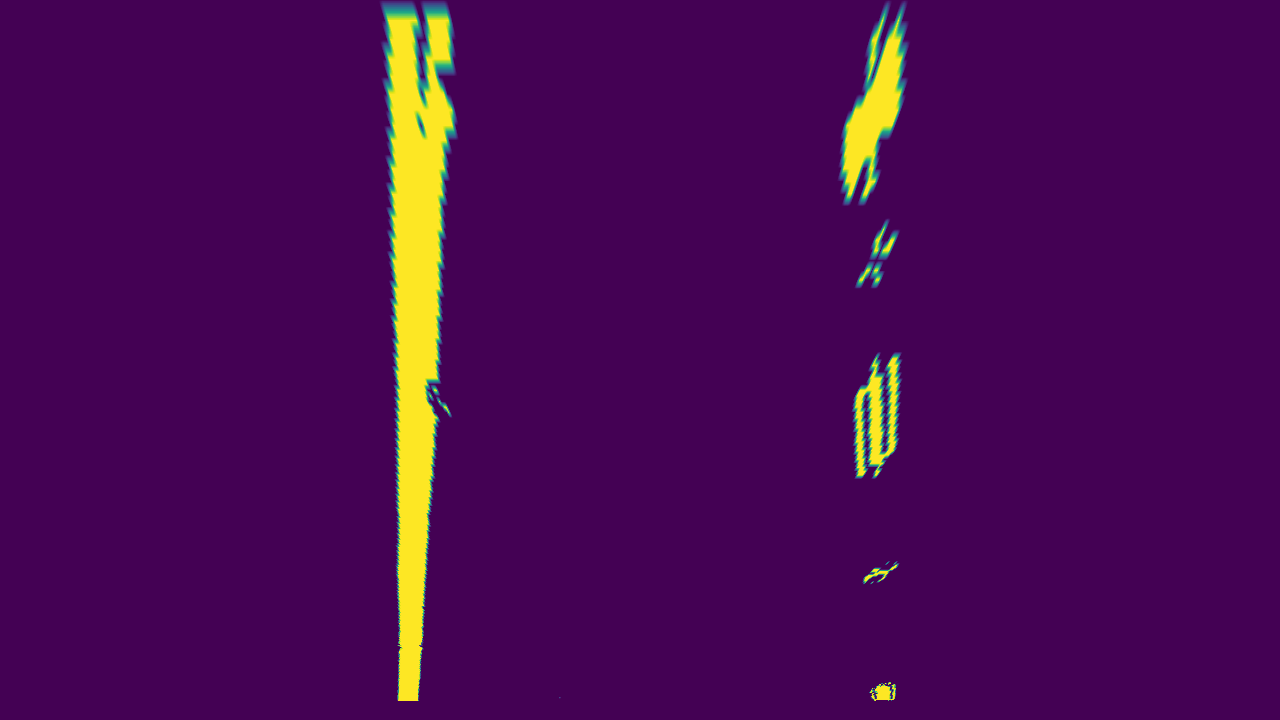
#> input picture output_images/straight_lines1.jpg, 1280 x 720 px
$ jupyter execute --allow-errors test_lane_finder_2.ipynb   (shell and % lines are left out)
#> lines starting #> are read from the running program, lines starting #| are printed output that depends on the picture
### lane_finder/lanefinder.py
import numpy as np
import matplotlib.pyplot as plt
import cv2

class Lanefinder:
    def __init__(self):
        print ("Initializing image processor ..")
        print ("Default value of sliding window have been set")
        print ("window_width = 50")
        print ("window_height = 80")
        print ("margin = 100")
        print ("minimum peak for centroid = 15")
        self.window_width = 50
        self.window_height = 80
        self.margin = 100
        self.min_peak = 15
        print ("Done ...")


    # [4 lines left out: function set_sliding_windows, not called in this run]

    def find_lane_segments(self, image):
        # return value
        left_centroids = []
        right_centroids = []
        # Kernel
        window = np.ones(self.window_width)
        conv_mode = "same"
        # Offset: When finding centroids, the centroid is the starting point on the right side
        #         of the lane mark
        offset = 10


        #Start from bottom
        # Calculate histogram of bottom 1/4 sliced image for initial position
        l_sum = np.sum(image[int(3*image.shape[0]/4):,:int(image.shape[1]/2)], axis=0)
        l_center = np.argmax(np.convolve(window,l_sum,mode=conv_mode))
        r_sum = np.sum(image[int(3*image.shape[0]/4):,int(image.shape[1]/2):], axis=0)
        r_center = np.argmax(np.convolve(window,r_sum,mode=conv_mode))+int(image.shape[1]/2)

        # Go through each layer looking for max pixel locations
        for level in range(0,(int)(image.shape[0]/self.window_height)):
            # convolve the window into the vertical slice of the image
            image_layer = np.sum(image[int(image.shape[0]-(level+1)*self.window_height):\
                                       int(image.shape[0]-level*self.window_height),:], axis=0)
            conv_signal = np.convolve(window, image_layer,mode=conv_mode)
            # Find the best left centroid by using past left center as a reference
            l_min_index = int(max(l_center-self.margin,0))
            l_max_index = int(min(l_center+self.margin,image.shape[1]))
            l_center_temp = np.argmax(conv_signal[l_min_index:l_max_index])+l_min_index
            if conv_signal[l_center_temp]>self.min_peak:
                l_center = l_center_temp
            # Find the best right centroid by using past right center as a reference
            r_min_index = int(max(r_center-self.margin,0))
            r_max_index = int(min(r_center+self.margin,image.shape[1]))
            r_center_temp = np.argmax(conv_signal[r_min_index:r_max_index])+r_min_index
            if conv_signal[r_center_temp]>self.min_peak:
                r_center = r_center_temp
            # Add what we found for that layer
            y_center = int(image.shape[0]-level*self.window_height)
            left_centroids.append((l_center+offset,y_center))
            right_centroids.append((r_center+offset,y_center))
        return left_centroids, right_centroids


    # [6 lines left out: function fit_curve, not called in this run]


### lane_finder/test_lane_finder_2.ipynb
[cell 1]
import numpy as np
import matplotlib.pyplot as plt
import matplotlib.image as mpimg
import glob
import cv2
from lanefinder import Lanefinder

[cell 2]
# Read in a thresholded image
image = mpimg.imread('../output_images/straight_lines1.jpg')
#> image is the input picture: shape (720, 1280, 4) float32; mean R, G, B, A 0.29, 0.0422, 0.326, 1
warped=image[:,:,1]
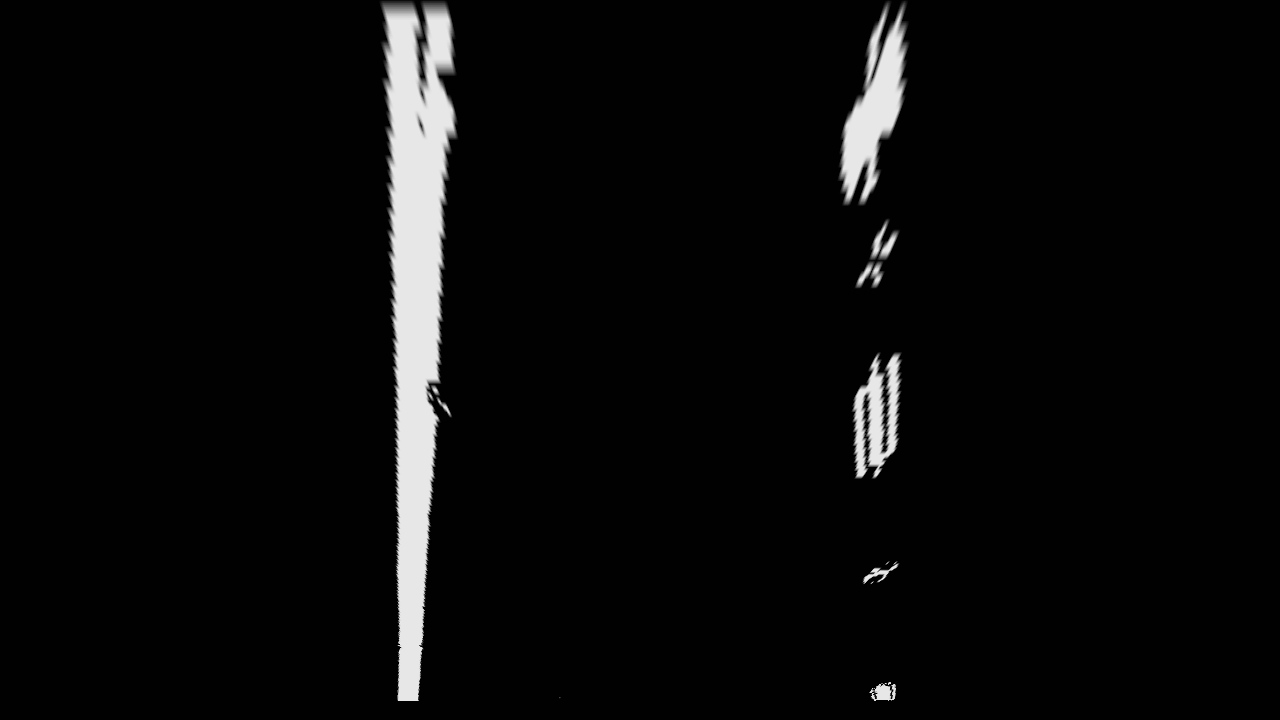
#> warped: shape (720, 1280) float32; min 0.00392, max 0.906, mean 0.0422
plt.imshow(warped, cmap="gray")

[cell 3]
lanefinder = Lanefinder()

[cell 4]
window_centroids = lanefinder.find_lane_segments(warped)
#> in find_lane_segments, `l_sum = np.sum(image[int(3*image.shape[0]/4):,:int(image.shape[1]/2)],..`: l_sum = 640 values, max 145.9 at index 403, min 0.706 at index 0, mean 6.36
#> in find_lane_segments, `l_center = np.argmax(np.convolve(window,l_sum,mode=conv_mode))`: l_center = 405
#> in find_lane_segments, `r_sum = np.sum(image[int(3*image.shape[0]/4):,int(image.shape[1]/2):],..`: r_sum = 640 values, max 21.99 at index 243, min 0.706 at index 0, mean 1.4
#> in find_lane_segments, `r_center = np.argmax(np.convolve(window,r_sum,mode=conv_mode))+int(ima..`: r_center = 875
#> the loop in find_lane_segments, `for level in range(0,(int)(image.shape[0]/self.window_height)):` made 9 passes
#> (l_min_index, l_max_index, l_center_temp, l_center, r_min_index, r_max_index, r_center_temp, r_center) on passes 1 to 9: (305, 505, 399, 399, 775, 975, 872, 872), (299, 499, 404, 404, 772, 972, 875, 875), (304, 504, 410, 410, 775, 975, 775, 775), (310, 510, 420, 420, 675, 875, 874, 874), (320, 520, 417, 417, 774, 974, 878, 878), (317, 517, 417, 417, 778, 978, 871, 871), (317, 517, 417, 417, 771, 971, 864, 864), (317, 517, 418, 418, 764, 964, 872, 872), (318, 518, 415, 415, 772, 972, 886, 886)
#> after the loop in find_lane_segments, `for level in range(0,(int)(image.shape[0]/self.window_height)):`: left_centroids = [(409, 720), (414, 640), (420, 560), (430, 480), (427, 400), (427, 320), (427, 240), (428, 160), (425, 80)]; right_centroids = [(882, 720), (885, 640), (785, 560), (884, 480), (888, 400), (881, 320), (874, 240), (882, 160), (896, 80)]
#> window_centroids = ([(409, 720), (414, 640), (420, 560), (430, 480), (427, 400), (427, 320), (427, 240), (428, 160), (425, 80)], [(882, 720), (885, 640), (785, 560), (884, 480), (888, 400), (881, 320), (874, 240), (882, 160), (896, 80)])
print (window_centroids)
#| ([(409, 720), (414, 640), (420, 560), (430, 480), (427, 400), (427, 320), (427, 240), (428, 160), (425, 80)], [(882, 720), (885, 640), (785, 560), (884, 480), (888, 400), (881, 320), (874, 240), (882, 160), (896, 80)])

[cell 5]
def window_mask(width, height, img_ref, center,level):
    output = np.zeros_like(img_ref)
    output[int(img_ref.shape[0]-(level+1)*height):int(img_ref.shape[0]-level*height),max(0,int(center-width/2)):min(int(center+width/2),img_ref.shape[1])] = 1
    return output
# If we found any window centers
#> (the rest of this cell did not finish here and is left out)

[cell 6]
pt1 = window_centroids[0]
#> pt1 has the same summary as left_centroids in find_lane_segments
pt2 = window_centroids[1]
#> pt2 has the same summary as right_centroids in find_lane_segments
cv2.line(image, (404, 874), (398, 871), color=[255,0,0], thickness=10)
plt.imshow(image)


$ run again, with output_images/test1.jpg copied over output_images/straight_lines1.jpg
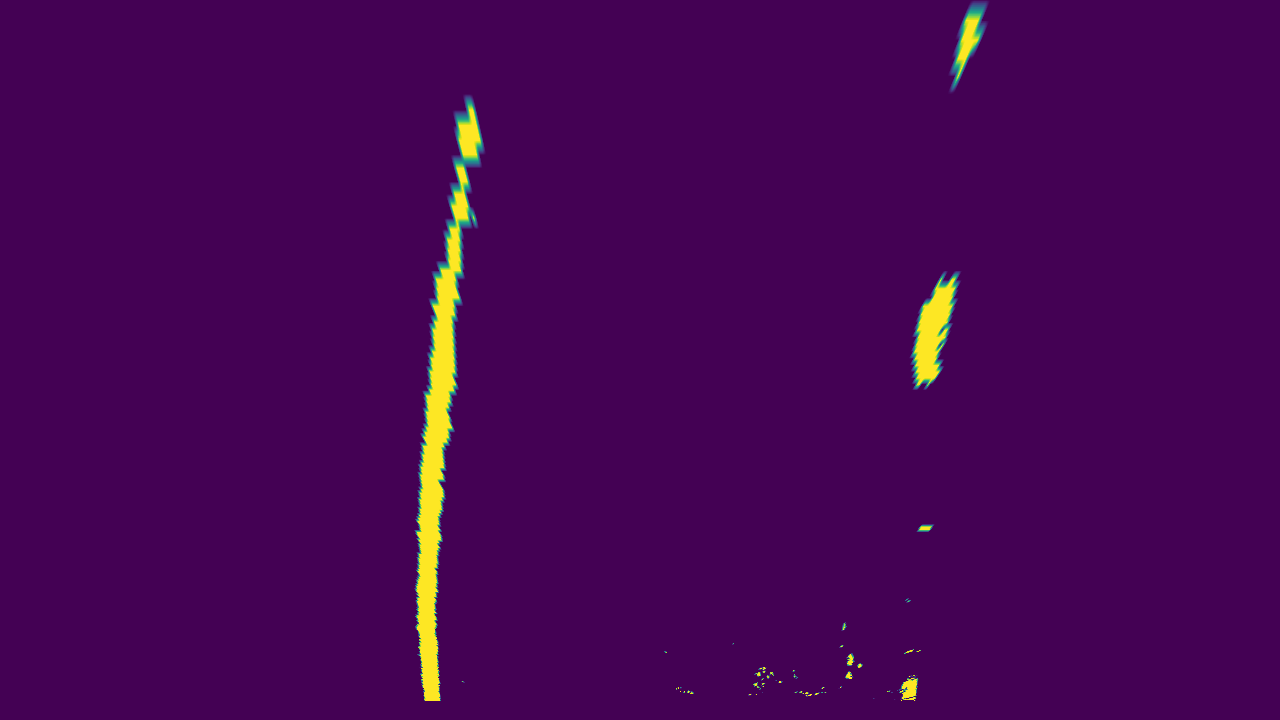
#> input picture output_images/test1.jpg, 1280 x 720 px
#> image is the input picture: shape (720, 1280, 4) float32; mean R, G, B, A 0.275, 0.0203, 0.329, 1
#> `warped=image[:,:,1]`:
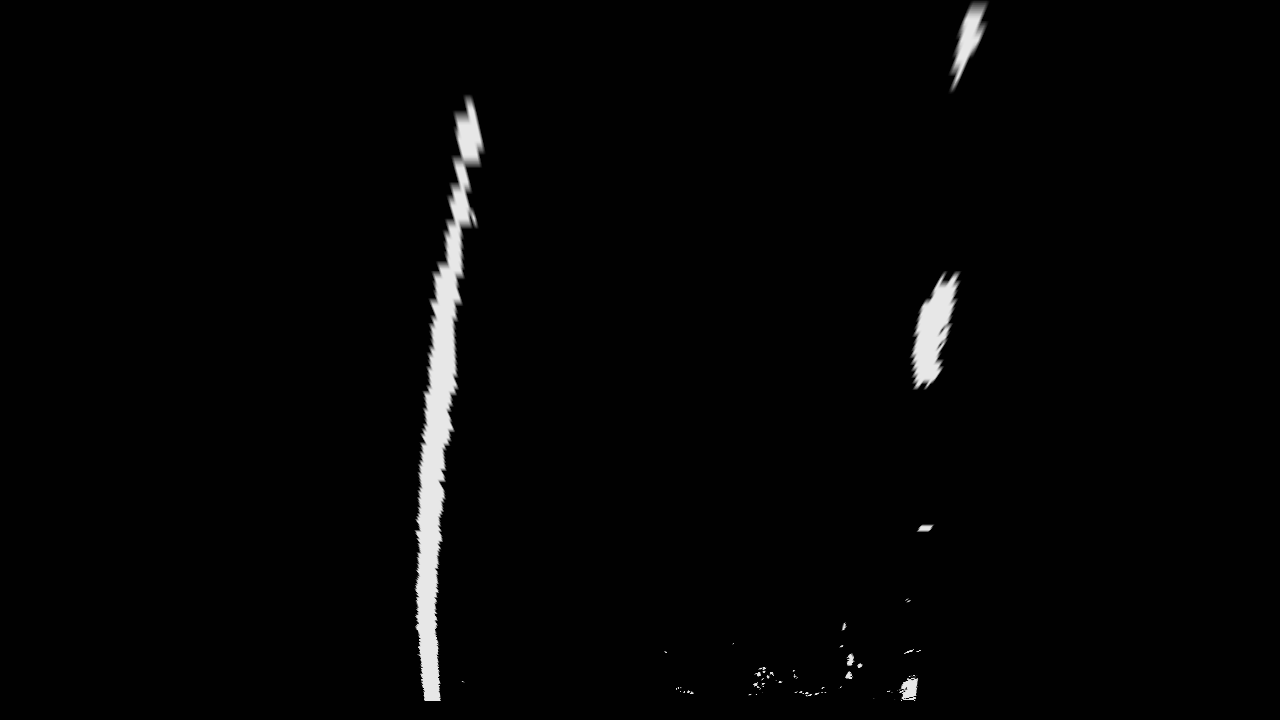
#> warped: shape (720, 1280) float32; min 0.00392, max 0.906, mean 0.0203
#> l_sum = 640 values, max 145.9 at index 426, min 0.706 at index 0, mean 4.92
#> in find_lane_segments, `l_center = np.argmax(np.convolve(window,l_sum,mode=conv_mode))`: l_center = 439
#> r_sum = 640 values, max 22.49 at index 268, min 0.706 at index 0, mean 1.55
#> in find_lane_segments, `r_center = np.argmax(np.convolve(window,r_sum,mode=conv_mode))+int(ima..`: r_center = 896
#> the loop in find_lane_segments, `for level in range(0,(int)(image.shape[0]/self.window_height)):` made 9 passes
#> (l_min_index, l_max_index, l_center_temp, l_center, r_min_index, r_max_index, r_center_temp, r_center) on passes 1 to 8: (339, 539, 440, 440, 796, 996, 896, 896), (340, 540, 415, 415, 796, 996, 822, 822), (315, 515, 422, 422, 722, 922, 910, 910), (322, 522, 431, 431, 810, 1010, 810, 810), (331, 531, 435, 435, 710, 910, 909, 909), (335, 535, 441, 441, 809, 1009, 937, 937), (341, 541, 458, 458, 837, 1037, 837, 837), (358, 558, 461, 461, 737, 937, 935, 935)
#> after the loop in find_lane_segments, `for level in range(0,(int)(image.shape[0]/self.window_height)):`: left_centroids = [(450, 720), (425, 640), (432, 560), (441, 480), (445, 400), (451, 320), (468, 240), (471, 160), (371, 80)]; right_centroids = [(906, 720), (832, 640), (920, 560), (820, 480), (919, 400), (947, 320), (847, 240), (945, 160), (975, 80)]
#> window_centroids = ([(450, 720), (425, 640), (432, 560), (441, 480), (445, 400), (451, 320), (468, 240), (471, 160), (371, 80)], [(906, 720), (832, 640), (920, 560), (820, 480), (919, 400), (947, 320), (847, 240), (945, 160), (975, 80)])
#| ([(450, 720), (425, 640), (432, 560), (441, 480), (445, 400), (451, 320), (468, 240), (471, 160), (371, 80)], [(906, 720), (832, 640), (920, 560), (820, 480), (919, 400), (947, 320), (847, 240), (945, 160), (975, 80)])
#> pt1 has the same summary as left_centroids in find_lane_segments
#> pt2 has the same summary as right_centroids in find_lane_segments

$ run again, with output_images/test2.jpg copied over output_images/straight_lines1.jpg
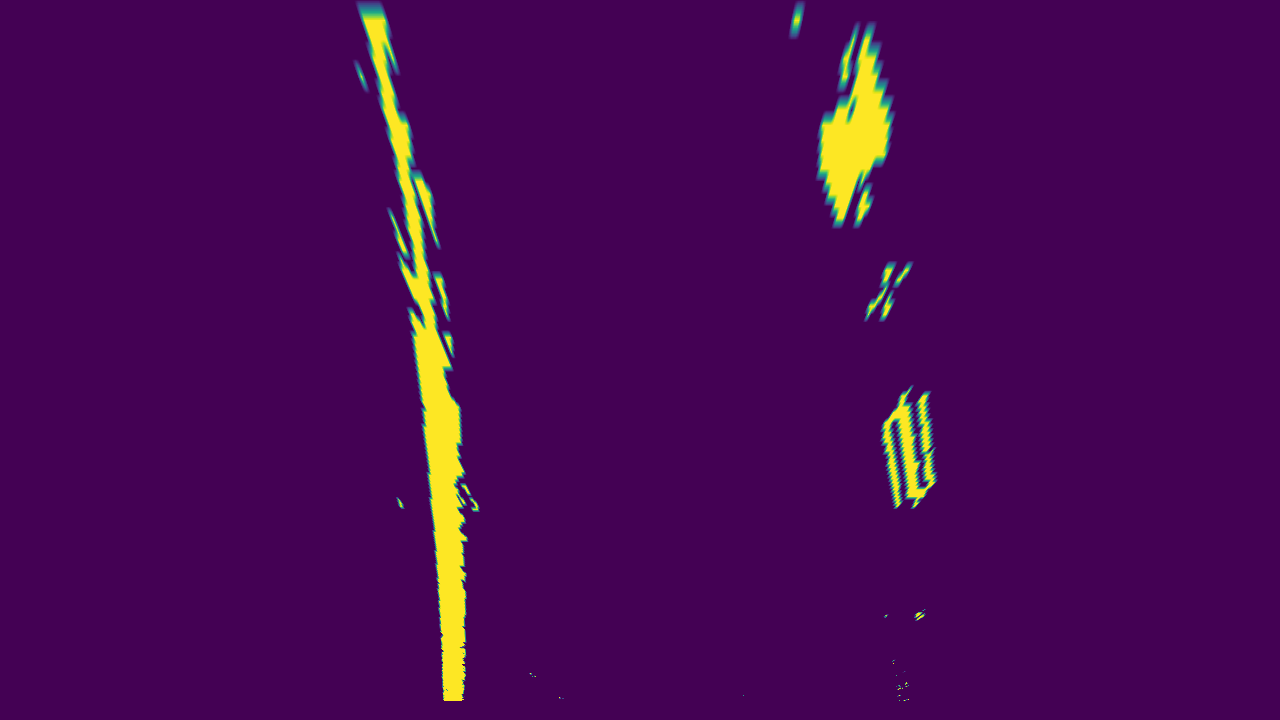
#> input picture output_images/test2.jpg, 1280 x 720 px
#> image is the input picture: shape (720, 1280, 4) float32; mean R, G, B, A 0.283, 0.0332, 0.328, 1
#> `warped=image[:,:,1]`:
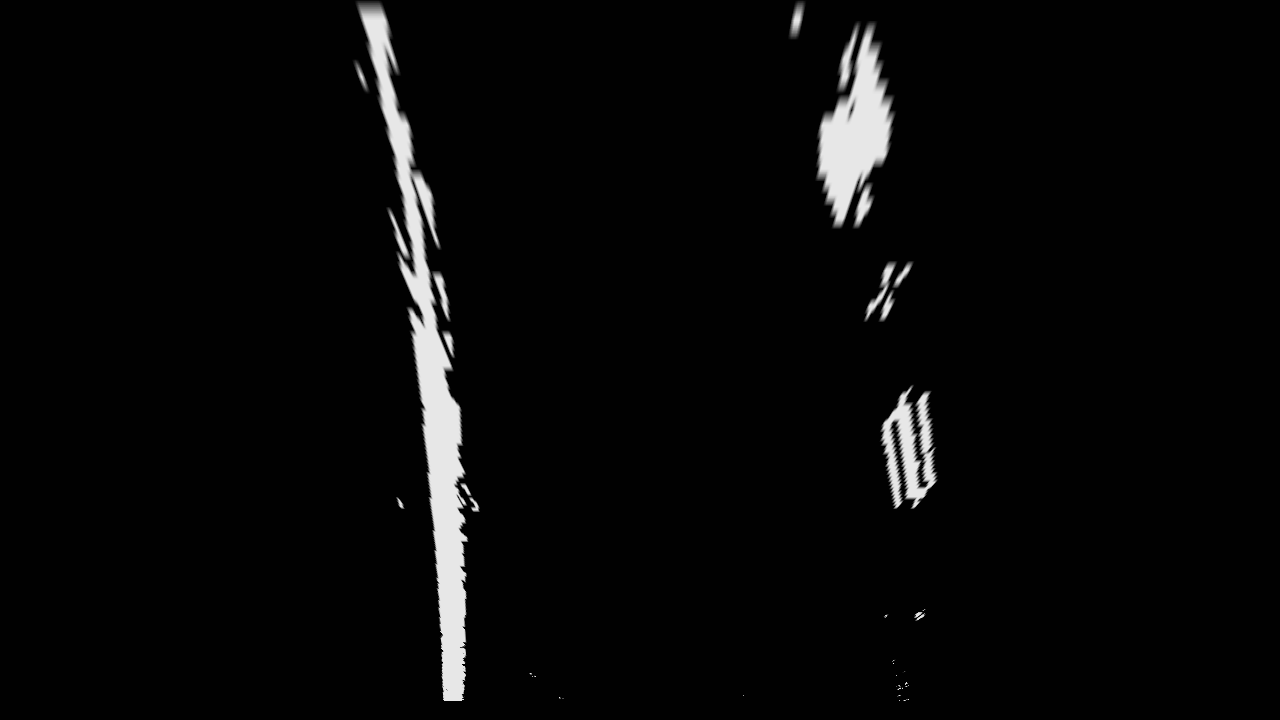
#> warped: shape (720, 1280) float32; min 0.00392, max 0.906, mean 0.0332
#> l_sum = 640 values, max 145.9 at index 445, min 0.706 at index 0, mean 6.33
#> in find_lane_segments, `l_center = np.argmax(np.convolve(window,l_sum,mode=conv_mode))`: l_center = 444
#> r_sum = 640 values, max 6.43 at index 278, min 0.706 at index 0, mean 0.811
#> in find_lane_segments, `r_center = np.argmax(np.convolve(window,r_sum,mode=conv_mode))+int(ima..`: r_center = 901
#> the loop in find_lane_segments, `for level in range(0,(int)(image.shape[0]/self.window_height)):` made 9 passes
#> (l_min_index, l_max_index, l_center_temp, l_center, r_min_index, r_max_index, r_center_temp, r_center) on passes 1 to 8: (344, 544, 442, 442, 801, 1001, 884, 884), (342, 542, 443, 443, 784, 984, 901, 901), (343, 543, 454, 454, 801, 1001, 913, 913), (354, 554, 442, 442, 813, 1013, 908, 908), (342, 542, 431, 431, 808, 1008, 906, 906), (331, 531, 424, 424, 806, 1006, 889, 889), (324, 524, 413, 413, 789, 989, 846, 846), (313, 513, 388, 388, 746, 946, 861, 861)
#> after the loop in find_lane_segments, `for level in range(0,(int)(image.shape[0]/self.window_height)):`: left_centroids = [(452, 720), (453, 640), (464, 560), (452, 480), (441, 400), (434, 320), (423, 240), (398, 160), (387, 80)]; right_centroids = [(894, 720), (911, 640), (923, 560), (918, 480), (916, 400), (899, 320), (856, 240), (871, 160), (873, 80)]
#> window_centroids = ([(452, 720), (453, 640), (464, 560), (452, 480), (441, 400), (434, 320), (423, 240), (398, 160), (387, 80)], [(894, 720), (911, 640), (923, 560), (918, 480), (916, 400), (899, 320), (856, 240), (871, 160), (873, 80)])
#| ([(452, 720), (453, 640), (464, 560), (452, 480), (441, 400), (434, 320), (423, 240), (398, 160), (387, 80)], [(894, 720), (911, 640), (923, 560), (918, 480), (916, 400), (899, 320), (856, 240), (871, 160), (873, 80)])
#> pt1 has the same summary as left_centroids in find_lane_segments
#> pt2 has the same summary as right_centroids in find_lane_segments
